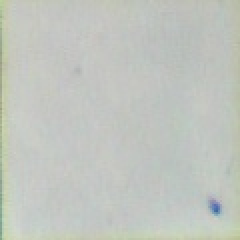
#> input picture Redundant/cell9c.jpg, 120 x 120 px (shown 2 times larger)
$ python SignDetectio_Contour_Center.py   (Python 2 division)   (older library calls are emulated)
#> lines starting #> are read from the running program, lines starting #| are printed output that depends on the picture; after the words box and inside, x2 and y2 are one past the last pixel; in counts of white or black regions, pixels touching at a corner belong together
import numpy as np
import cv2


def getLargestContour(img,largestIndex):
    imgray = cv2.cvtColor(img,cv2.COLOR_BGR2GRAY)
##    height, width, channels = img.shape
    ret,thresh = cv2.threshold(imgray,120,255,cv2.THRESH_BINARY)
    cv2.imshow("thresh",thresh)
    _,contours, hierarchy = cv2.findContours(thresh,1,2)

    areaArray = []
    count = 1

    for i, c in enumerate(contours):
        area = cv2.contourArea(c)
##        if area  > 0:
##        print area
        areaArray.append(area)

    #first sort the array by area
    sorteddata = sorted(zip(areaArray, contours), key=lambda x: x[0], reverse=True)
    #print sorteddata
    ##    print len(sorteddata)
    #find the nth largest contour [n-1][1], in this case 2
    if (len(sorteddata) - largestIndex >= 0) :
        largestcontour = sorteddata[largestIndex - 1][1]
    else:
        largestcontour = None
    return largestcontour;


img = cv2.imread('cell9c.jpg')
#> img is the input picture: shape (120, 120, 3); mean B, G, R 190.8, 197.3, 193.2
height, width, channels = img.shape
#> height = 120; width = 120; channels = 3

print height,width
#| 120 120
################################################################################
imgCpy = img.copy()
secondlargestcontour = getLargestContour(img,2)
#> in getLargestContour, `imgray = cv2.cvtColor(img,cv2.COLOR_BGR2GRAY)`:
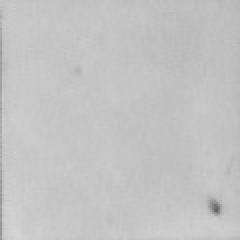
#> imgray: shape (120, 120) (shown 2 times larger); min 97, max 213, mean 195.3
#> in getLargestContour, `ret,thresh = cv2.threshold(imgray,120,255,cv2.THRESH_BINARY)`:
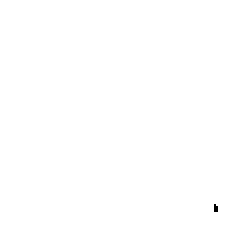
#> thresh: shape (120, 120) (shown 2 times larger); 100% white; black in thin lines or dots, all inside (x1, y1, x2, y2) = (107, 102, 109, 106)
#> in getLargestContour, `_,contours, hierarchy = cv2.findContours(thresh,1,2)`: contours = 2 contours, 1 with area under 20; largest, box (x1, y1, x2, y2) and area: (0, 0, 120, 120) 14161
#> the loop in getLargestContour, `for i, c in enumerate(contours):` made 2 passes
#> (c, area) on pass 2: ([[0, 0], [0, 119], [119, 119], [119, 0]], 14161)
#> after the loop in getLargestContour, `for i, c in enumerate(contours):`: areaArray = [11.5, 14161]
#> in getLargestContour, `sorteddata = sorted(zip(areaArray, contours), key=lambda x: x[0], reve..`: sorteddata = 2 items
#> in getLargestContour, `largestcontour = sorteddata[largestIndex - 1][1]`: largestcontour = [[106, 102], [107, 101], [109, 103], [109, 105], [108, 106], [107, 106], [106, 105]]
#> secondlargestcontour has the same summary as largestcontour in getLargestContour

if not (secondlargestcontour is None):
    #draw it
    x, y, w, h = cv2.boundingRect(secondlargestcontour)
#> x = 106; y = 101; w = 4; h = 6
    cv2.rectangle(img, (x, y), (x+w, y+h), (0,255,0), 1)
#> img: shape (120, 120, 3); 0.14% of pixels changed, all inside (x1, y1, x2, y2) = (106, 101, 111, 108)
    print x, y, w, h
#| 106 101 4 6
    #cv2.drawContours(img, secondlargestcontour, -1, (255, 0, 0),20)
    if( (w * h) > 0.01* (height *width)):


        cx = x+w/2
        cy = y+h/2
        center = (cx,cy)
        cv2.circle(img,center,1,[0,0,255],-1)

        if (w+h)/2 > 0.3*(height+width)/2:
            searchingPar = 0.2*(w+h)/2
        else:
            searchingPar = 0.05*(w+h)/2

        if((cx-searchingPar) > 0 and (cx+searchingPar)< width and (cy-searchingPar) > 0 and (cy+searchingPar) < height):
            searchingROI = imgCpy[cx-searchingPar:cx+searchingPar,cy-searchingPar:cy+searchingPar]
            #searchingROI = img[cx:60,cy:80]
            #dst = cv2.resize(searchingROI,(0,0), fx=10, fy=10)

            cv2.imshow("ROI",searchingROI);

            gray = cv2.cvtColor(searchingROI,cv2.COLOR_BGR2GRAY)
            ret,thresh = cv2.threshold(gray,50,255,0)
            _,contours,h = cv2.findContours(thresh,1,2)

            print len(contours)
            if len(contours) > 1 :
                print "X"
            else:
                print "O"
        else:
            print "a"
    else:
        print "b"
else:
    print "c"
#################################################################################


cv2.imshow('img',img)

cv2.waitKey(0)
cv2.destroyAllWindows()
